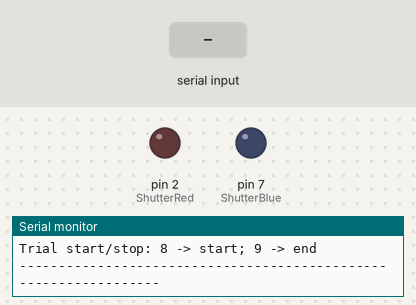
Bench run of a sketch on a simulated Arduino Uno, built with avr-gcc and run on an emulated ATmega328P. Shown: output pins drawn as LEDs (lit = HIGH), the last lines printed to the serial monitor. Inputs (shaded band) come from the test bench. Random numbers use the default seed unless the sketch sets one.

Above: at 1.2 s.
1.3 s: "90,45\n" received over Serial
At 1.8 s:
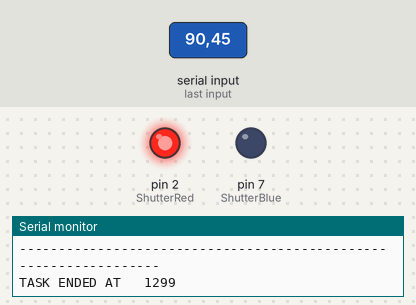
2.8 s: "3" received over Serial
At 4.0 s:
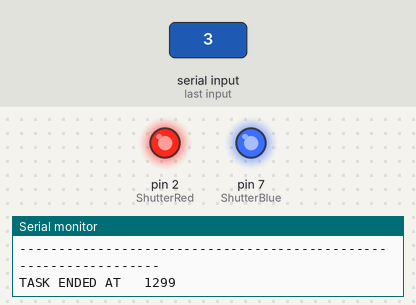
4.3 s: "8" received over Serial
At 5.3 s:
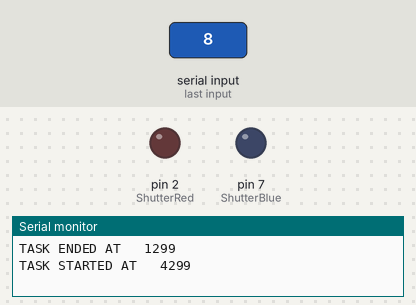
5.8 s: "30,150\n" received over Serial
At 6.4 s:
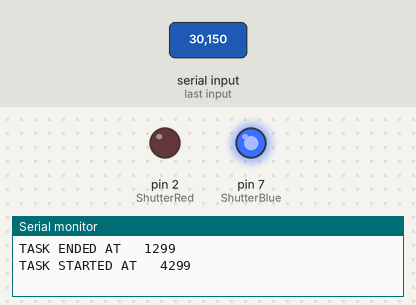
8.8 s: "4" received over Serial
At 10.3 s:
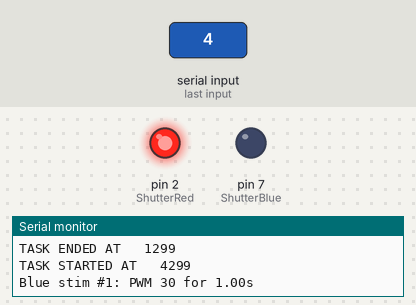
10.8 s: "9" received over Serial
At 11.4 s:
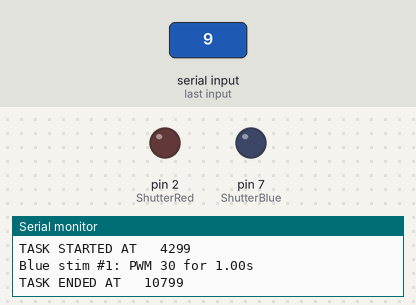
Timing chart, 0 to 13.3 s (numbered marks = the images above; inputs shaded):
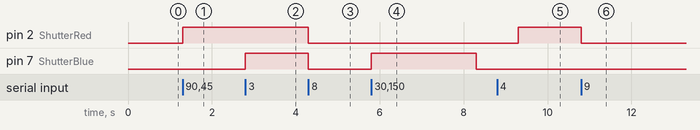

Measured:
- after the input at 1.3 s, pin 2 (ShutterRed): LOW → HIGH at once
- after the input at 2.8 s, pin 7 (ShutterBlue): LOW → HIGH at once
- after the input at 4.3 s, pin 2 (ShutterRed), pin 7 (ShutterBlue): HIGH → LOW at once
- after the input at 5.8 s, pin 7 (ShutterBlue): LOW → HIGH at once, → LOW 2.5 s later
- after the input at 8.8 s, pin 2 (ShutterRed): LOW → HIGH after 0.50 s
- after the input at 10.8 s, pin 2 (ShutterRed): HIGH → LOW at once

The sketch:

Shun_OptoSweeps.ino
```cpp
// Shun_OptoSweeps_Frequency
// Shun Li, 2023/07/18
// Modified from code by Ricardo López, 2022/12/15

// Give pulses of opto stimulation at fixed define pulse duration and frequency
// but different frequency

#define Idle 0 //Defining constants and assigning values. These are variables with fixed values defined before the program runs.
#define ITI_State 1
#define OptoSweeps 2
#define SweepInterval 3
//#define SecondCueOn 4
//#define SolenoidOn 5
//#define SolenoidOff 6
//#define TurnOffLickLeft 7
//#define RestartClock 8
//#define TimeOut 9

#include <math.h>
// Define opto stim parameters
int RepeatPerPattern = 30; //Total number of repeats per pattern

// Blue laser parameters
int blue_pwm[] = {20, 30, 40}; // PWM frequencies in Hz
float blue_duration[] = {0.1, 0.5, 1}; // durations in seconds
int blue_patterns = 3; // number of blue patterns

// Red laser parameters
int red_pwm[] = {45, 55}; // PWM frequencies in Hz
float red_duration[] = {0.1, 0.5, 1}; // durations in seconds
int red_patterns = 2; // number of red patterns

unsigned long PulseDuration = 5; //Total duration of each pulse
// Initialize opto stim params
unsigned long PulseFreq = 0; //Current pulse frequency in the current sweep
unsigned long PulseInterval = 0;
int PulseNum = 0; //number of laser trials
int LaserColor = 0;
float StimDuration = 0; // current stimulation duration in seconds
int PWMIntensity = 0; // PWM intensity (0-255), default 50%

// Initialize pattern counting (supports different counts of freqs/durations)
const int nBlueFreqs = sizeof(blue_pwm) / sizeof(blue_pwm[0]);
const int nBlueDurs  = sizeof(blue_duration) / sizeof(blue_duration[0]);
const int nRedFreqs  = sizeof(red_pwm) / sizeof(red_pwm[0]);
const int nRedDurs   = sizeof(red_duration) / sizeof(red_duration[0]);

// Use fixed maximums for static allocation; index only up to n* values above
unsigned long BluePatternCount[3][3] = {0};
unsigned long RedPatternCount[3][3]  = {0};

// Pattern completion tracking
int TotalPatterns = (nBlueFreqs * nBlueDurs) + (nRedFreqs * nRedDurs);
int CompletedPatterns = 0;
boolean AllPatternsCompleted = false;


// Set up parameters for the behavior - REMOVED UNUSED VARIABLES

// Time params
unsigned long ITI1 = 4000;
unsigned long ITI2 = 4000;
unsigned long ITI = 0; // ITI = random(ITI1,ITI2)

// Input output pin description //Constants prevent specific object/method()/variable to modify data
const byte ShutterBlue = 7; //1=blue shutter open, 0=closed
const byte ShutterRed = 2; //1=red shutter open, 0=closed [This may be important for laser stimulation]

// Initialize real time variables //
char SerialInput = '0'; //for incoming serial data

// Constantly occuring stuffs
static int state = 0 ; // MAIN behavior state variable for running behavior task
// Opto stim parameters
unsigned long TimerPulse = 0;
int OptoNow = 0;
unsigned long OptoInterval = 0;
boolean OptoDelivering = false;
// Continuous stim control
boolean StimActive = false;
unsigned long StimStartMs = 0;
// REMOVED UNUSED SHUTTER SOUND PARAMS

// REMOVED UNUSED VARIABLES: lick detection, outcome related

// Timestamp related
unsigned long ITI_start = 0; //timestamp for beginning of ITI
unsigned long Start = 0; //timestamp for starting the session (used for triggering camera)
unsigned long End = 0; //timestamp for ending the session

void setup() { //Setup function called when sketch starts. The setup function is used to initialize variables, pin modes, etc.

  Serial.begin(500000); //Set the data rate in bits per second. 115200 is default

  pinMode(ShutterBlue, OUTPUT);
  pinMode(ShutterRed, OUTPUT);

  // Initialize opto params
  TimerPulse = 0;
  OptoNow = 0;

  digitalWrite(ShutterBlue, LOW);
  digitalWrite(ShutterRed, LOW);
  randomSeed(analogRead(3));

  Serial.println("-----------------------------------------------------------------");
  Serial.println("Manual check: 1 -> reward; 2 -> punishment; 3 -> blue; 4 -> red");
  Serial.println("Laser shutter: 5 -> red stim; 6 -> blue stim");
  Serial.println("Trial start/stop: 8 -> start; 9 -> end");
  Serial.println("-----------------------------------------------------------------");
}


void loop() {

  switch (state) {
    //state 0: Idle state until Start button pushed
    case Idle: //Recall Idle = 0 so we begin in our first state here
      if (SerialInput == '8') {
        Start = millis();
        End = 0;
        Serial.print("TASK STARTED AT ");
        Serial.print("\t");
        Serial.println(millis());
        digitalWrite(ShutterBlue, LOW);
        digitalWrite(ShutterRed, LOW);
        state = 1;
      }
      break;

    //state 1: Determine the intertrial interval
    case ITI_State:
      ITI_start = millis();
      ITI = random(ITI1,ITI2);
      state = 2;
      break;

    //state 2: Opto stimulation with random PWM frequency and duration combinations
    case OptoSweeps:
      if (millis()-ITI_start > ITI){
        // Randomly choose laser color (0=blue, 1=red)
        int laserChoice = random(0, 2);

        if (laserChoice == 0) {
          // Blue laser
          LaserColor = ShutterBlue;
          int rand_pwm = random(0, nBlueFreqs);
          int rand_dur = random(0, nBlueDurs);
          PWMIntensity = blue_pwm[rand_pwm];
          StimDuration = blue_duration[rand_dur];
          BluePatternCount[rand_pwm][rand_dur] += 1;

          // Deliver stim
          Serial.print("Blue stim #");
          Serial.print(BluePatternCount[rand_pwm][rand_dur]);
          Serial.print(": PWM ");
          Serial.print(PWMIntensity);
          Serial.print(" for ");
          Serial.print(StimDuration);
          Serial.println("s");
          giveOpto();

        } else {
          // Red laser
          LaserColor = ShutterRed;
          int rand_pwm = random(0, nRedFreqs);
          int rand_dur = random(0, nRedDurs);
          PWMIntensity = red_pwm[rand_pwm];
          StimDuration = red_duration[rand_dur];
          RedPatternCount[rand_pwm][rand_dur] += 1;

          // Deliver stim
          Serial.print("Red stim #");
          Serial.print(RedPatternCount[rand_pwm][rand_dur]);
          Serial.print(": PWM ");
          Serial.print(PWMIntensity);
          Serial.print(" for ");
          Serial.print(StimDuration);
          Serial.println("s");
          giveOpto();
        }

        // Check if all patterns are completed (counts per combination)
        CompletedPatterns = 0;
        for (int i = 0; i < nBlueFreqs; i++) {
          for (int j = 0; j < nBlueDurs; j++) {
            if (BluePatternCount[i][j] >= (unsigned long)RepeatPerPattern) CompletedPatterns++;
          }
        }
        for (int i = 0; i < nRedFreqs; i++) {
          for (int j = 0; j < nRedDurs; j++) {
            if (RedPatternCount[i][j] >= (unsigned long)RepeatPerPattern) CompletedPatterns++;
          }
        }

        if (CompletedPatterns >= TotalPatterns) {
          state = 3; // Go to SweepInterval state
        } else {
          state = 1; // Continue with ITI
        }
      }
      break;

    // state 3: interval between each sweep pattern
    case SweepInterval:
      Serial.println("Finished: all opto sweeps");
      state = 0;
      break;
  }
  // END OF SWITCH STRCUTURE //


  // Ending Task //
  if (SerialInput == '9') {
    if (End == 0) {
      Serial.print("TASK ENDED AT ");
      Serial.print("\t");
      Serial.println(millis());
      state = 0;
      End = millis();
      digitalWrite(ShutterBlue, LOW);
      digitalWrite(ShutterRed, LOW);
    }
  }

  if (Serial.available() > 0) {
    // read the incoming byte:
    SerialInput = Serial.read();

    if (SerialInput == '3') {
      digitalWrite(ShutterBlue, HIGH);
      //delay(2000);
      //digitalWrite(ShutterBlue, LOW);
    }

    if (SerialInput == '4') {
      digitalWrite(ShutterRed, HIGH);
      //delay(2000);
      //digitalWrite(ShutterRed, LOW);
    }

  }
}


//********************************************************************************************//
// Assigned upcoming opto delivery
void giveOpto(){
  // Deliver one continuous PWM pulse for the selected duration (blocking)
  analogWrite(LaserColor, PWMIntensity);
  delay((unsigned long)(StimDuration * 1000.0));
  analogWrite(LaserColor, 0);
}
```
